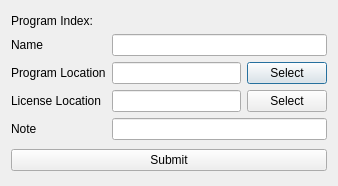
<?xml version="1.0" encoding="UTF-8"?>
<ui version="4.0">
 <class>EditWindow</class>
 <widget class="QDialog" name="EditWindow">
  <property name="windowModality">
   <enum>Qt::ApplicationModal</enum>
  </property>
  <property name="geometry">
   <rect>
    <x>0</x>
    <y>0</y>
    <width>338</width>
    <height>186</height>
   </rect>
  </property>
  <property name="sizePolicy">
   <sizepolicy hsizetype="Preferred" vsizetype="Fixed">
    <horstretch>0</horstretch>
    <verstretch>0</verstretch>
   </sizepolicy>
  </property>
  <property name="windowTitle">
   <string>Edit</string>
  </property>
  <property name="modal">
   <bool>true</bool>
  </property>
  <layout class="QVBoxLayout" name="verticalLayout">
   <item>
    <layout class="QGridLayout" name="gridLayout">
     <item row="0" column="1">
      <widget class="QLabel" name="indexValueLabel">
       <property name="text">
        <string/>
       </property>
      </widget>
     </item>
     <item row="6" column="1">
      <widget class="QLineEdit" name="noteEdit"/>
     </item>
     <item row="1" column="1">
      <widget class="QLineEdit" name="nameEdit"/>
     </item>
     <item row="1" column="0">
      <widget class="QLabel" name="nameLabel">
       <property name="sizePolicy">
        <sizepolicy hsizetype="Preferred" vsizetype="Fixed">
         <horstretch>0</horstretch>
         <verstretch>0</verstretch>
        </sizepolicy>
       </property>
       <property name="text">
        <string>Name</string>
       </property>
      </widget>
     </item>
     <item row="6" column="0">
      <widget class="QLabel" name="noteLabel">
       <property name="sizePolicy">
        <sizepolicy hsizetype="Preferred" vsizetype="Fixed">
         <horstretch>0</horstretch>
         <verstretch>0</verstretch>
        </sizepolicy>
       </property>
       <property name="text">
        <string>Note</string>
       </property>
      </widget>
     </item>
     <item row="0" column="0">
      <widget class="QLabel" name="indexLabel">
       <property name="sizePolicy">
        <sizepolicy hsizetype="Preferred" vsizetype="Fixed">
         <horstretch>0</horstretch>
         <verstretch>0</verstretch>
        </sizepolicy>
       </property>
       <property name="text">
        <string>Program Index:</string>
       </property>
      </widget>
     </item>
     <item row="2" column="1">
      <layout class="QHBoxLayout" name="horizontalLayout_1">
       <item>
        <widget class="QLineEdit" name="programLocationEdit"/>
       </item>
       <item>
        <widget class="QPushButton" name="programLocationButton">
         <property name="text">
          <string>Select</string>
         </property>
        </widget>
       </item>
      </layout>
     </item>
     <item row="2" column="0">
      <widget class="QLabel" name="programLocationLabel">
       <property name="sizePolicy">
        <sizepolicy hsizetype="Preferred" vsizetype="Fixed">
         <horstretch>0</horstretch>
         <verstretch>0</verstretch>
        </sizepolicy>
       </property>
       <property name="text">
        <string>Program Location</string>
       </property>
      </widget>
     </item>
     <item row="4" column="1">
      <layout class="QHBoxLayout" name="horizontalLayout_3">
       <item>
        <widget class="QLineEdit" name="licenseLocationEdit"/>
       </item>
       <item>
        <widget class="QPushButton" name="licenseLocationButton">
         <property name="text">
          <string>Select</string>
         </property>
        </widget>
       </item>
      </layout>
     </item>
     <item row="4" column="0">
      <widget class="QLabel" name="licenseLocationLabal">
       <property name="sizePolicy">
        <sizepolicy hsizetype="Preferred" vsizetype="Fixed">
         <horstretch>0</horstretch>
         <verstretch>0</verstretch>
        </sizepolicy>
       </property>
       <property name="text">
        <string>License Location</string>
       </property>
      </widget>
     </item>
    </layout>
   </item>
   <item>
    <widget class="QPushButton" name="submitButton">
     <property name="text">
      <string>Submit</string>
     </property>
    </widget>
   </item>
  </layout>
 </widget>
 <resources/>
 <connections/>
</ui>
